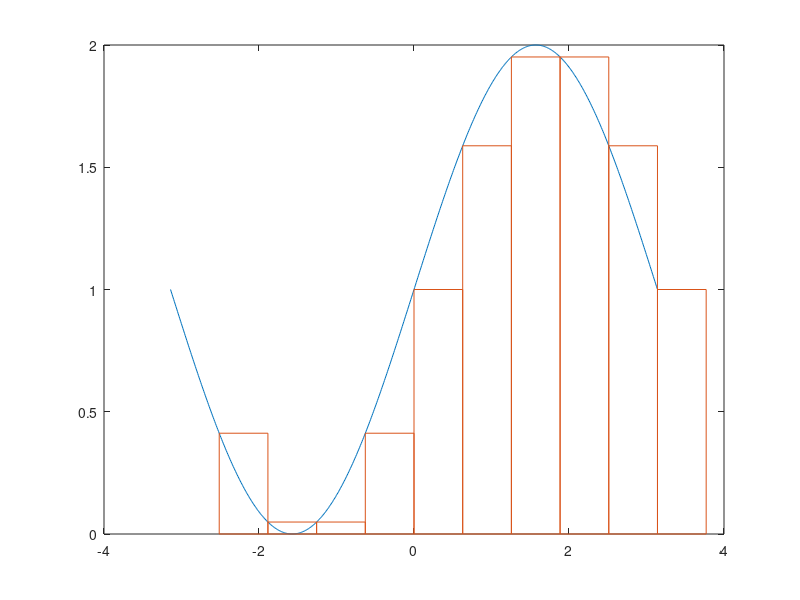

The MATLAB source for this figure:
f=inline('sin(x)+1')
xp=-pi
xk=pi
x=[xp:0.01:xk]
y=sin(x)+1
s=0
n=10
dx=(xk-xp)./n
plot(x,y)
for i=1:n
    s=s+f(xp+(i*dx))
    x0=xp+(i*dx)
    y0=f(xp+(i*dx))
    i=i+1
    line([x0,x0+dx,x0+dx,x0,x0],[0,0,y0,y0,0])
end
s=s*dx
s
z=quad(f,xp,xk)


    
        